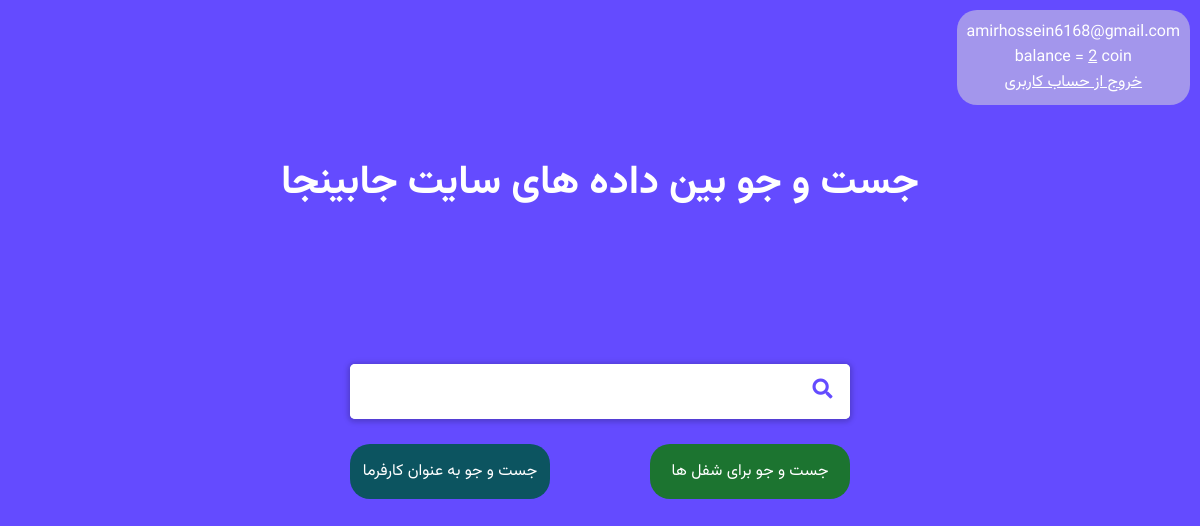
/ (signed in), run on an earlier commit of the app's database.
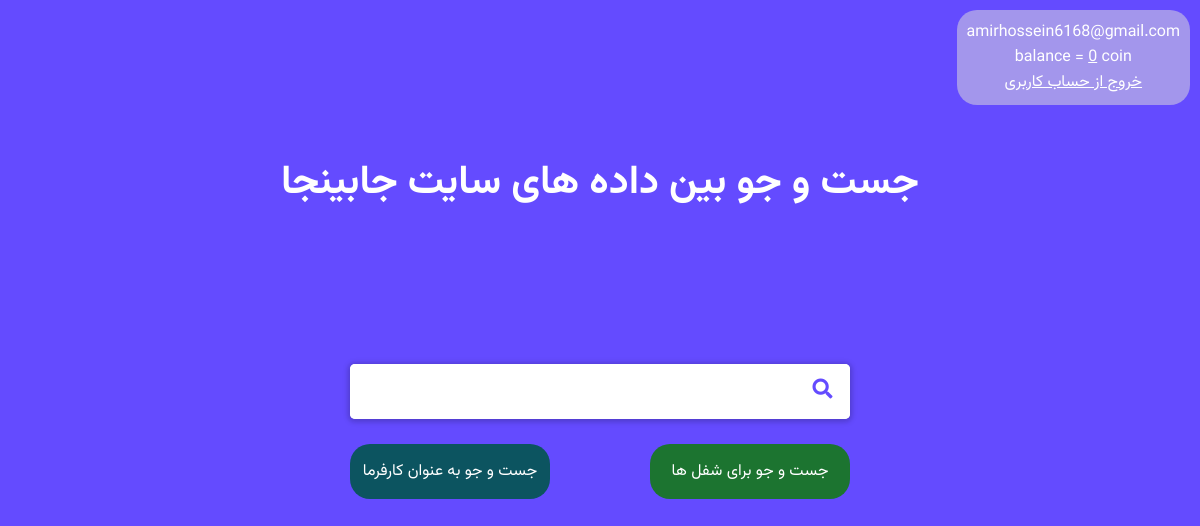
And on a later commit of the database.
### account_module/models/wallet.py (models this page shows, shortened)
class Wallet(models.Model):
    user = models.ForeignKey(settings.AUTH_USER_MODEL, on_delete=models.CASCADE)
    current_balance = models.PositiveIntegerField(default=0)
    updated_date = models.DateTimeField(auto_now=True)
    created_date = models.DateTimeField(auto_now_add=True)
    class InsufficientBalance(IntegrityError):
        pass

### main_module/views.py (the view, shortened to what this page needs)
# urls.py: path("", views.SearchView.as_view(), name="search_view"),
class SearchView(View):
    def get(self, request: HttpRequest):
        form = SearchForm()
        try:
            wallet = Wallet.objects.get(user_id=request.user.id)
        except Wallet.DoesNotExist:
            wallet = None
        context = {
            "form": form,
            "wallet": wallet
        }
        return render(request, "main_module/search.html", context)

### main_module/forms.py
class SearchForm(forms.Form):
    search = forms.CharField(required=True, max_length=255)

### main_module/templates/main_module/search.html (shortened to what this page needs)
{% load static %}
<!DOCTYPE html>
<html lang="en" dir="ltr">
<head>
    <link rel="stylesheet" href="https://cdnjs.cloudflare.com/ajax/libs/font-awesome/5.15.3/css/all.min.css"/>
    <link rel="stylesheet" href="{% static 'css/style.css' %}">
</head>
<body>
<span id="user-info">
    {% if wallet is not None %}
        <p>{{ request.user.email }}</p>
        <p style="text-align: center">balance = <span
                style="text-decoration: underline">{{ wallet.current_balance }}</span> coin</p>
        <a href="{% url 'logout_view' %}">خروج از حساب کاربری</a>
    {% else %}
        <a href="{% url 'login_view' %}" class="login-warning">برای جست و جو لطفا ابتدا در حساب خود لاگین کنید</a>
    {% endif %}
</span>
<div class="main-container">
    <div>
        <h1 id="title">جست و جو بین داده های سایت جابینجا</h1>
        <div class="wrapper">
            <div class="search-input">
                <input type="text" id="search-input">
                <div class="icon"><i class="fas fa-search"></i></div>
            </div>
            <div class="search-what-btns">
                <div onclick="searchInJobseeker()" class="search-in-jobseeker">
                    جست و جو به عنوان کارفرما
                </div>
                <div onclick="searchInJob()" class="search-in-jobs">
                    جست و جو برای شفل ها
                </div>
            </div>
        </div>
    </div>
</div>
</body>
</html>

What changed in the data, as far as the page shows it:
changed Wallet: current_balance "2" → "0"
